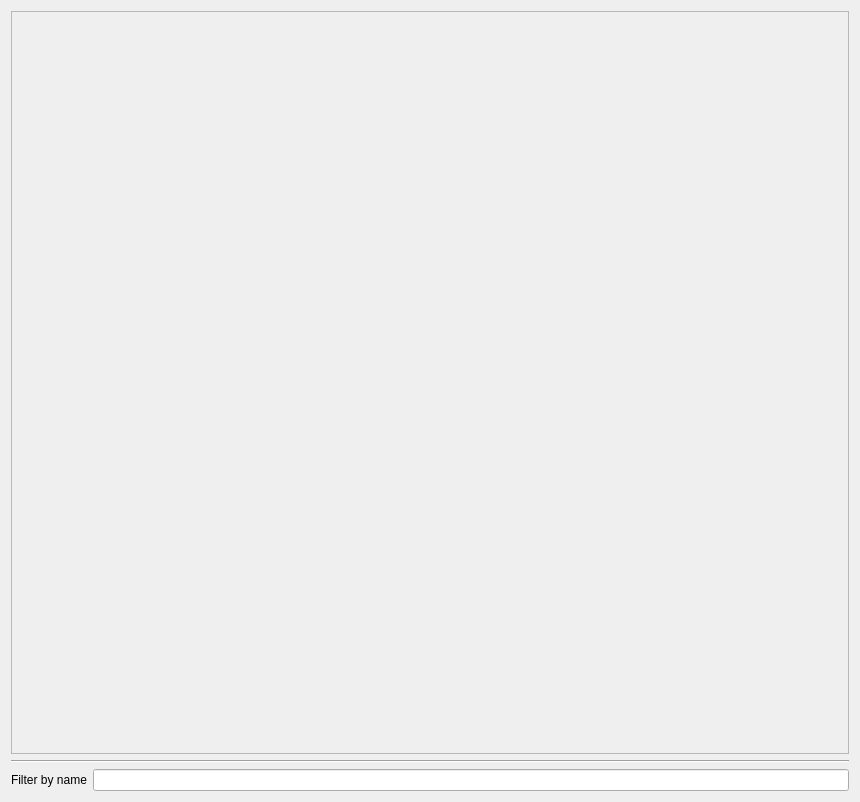
<?xml version="1.0" encoding="UTF-8"?>
<ui version="4.0">
 <class>Dialog</class>
 <widget class="QDialog" name="Dialog">
  <property name="geometry">
   <rect>
    <x>0</x>
    <y>0</y>
    <width>860</width>
    <height>802</height>
   </rect>
  </property>
  <property name="minimumSize">
   <size>
    <width>500</width>
    <height>400</height>
   </size>
  </property>
  <property name="windowTitle">
   <string>Dialog</string>
  </property>
  <layout class="QGridLayout" name="gridLayout">
   <item row="0" column="0">
    <widget class="QScrollArea" name="scrollArea">
     <property name="widgetResizable">
      <bool>true</bool>
     </property>
     <widget class="QWidget" name="entity_grid">
      <property name="geometry">
       <rect>
        <x>0</x>
        <y>0</y>
        <width>840</width>
        <height>739</height>
       </rect>
      </property>
      <layout class="QGridLayout" name="gridLayout_2"/>
     </widget>
    </widget>
   </item>
   <item row="1" column="0">
    <widget class="Line" name="line">
     <property name="orientation">
      <enum>Qt::Orientation::Horizontal</enum>
     </property>
    </widget>
   </item>
   <item row="2" column="0">
    <layout class="QHBoxLayout" name="horizontalLayout_2">
     <item>
      <widget class="QLabel" name="filter_name">
       <property name="text">
        <string>Filter by name</string>
       </property>
      </widget>
     </item>
     <item>
      <widget class="QLineEdit" name="filter_name_input"/>
     </item>
    </layout>
   </item>
  </layout>
 </widget>
 <resources/>
 <connections/>
</ui>
